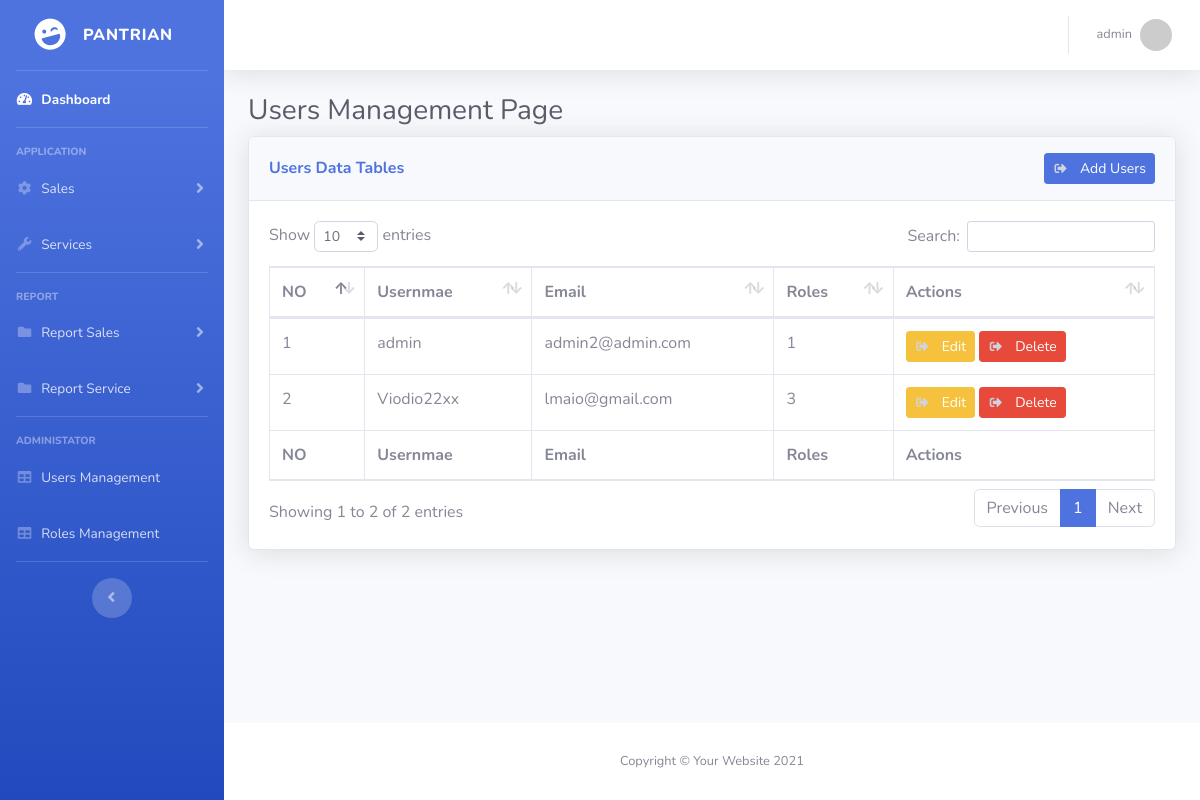
The page /pages/users.php (signed in) on the database its author committed.
### tables this page shows
CREATE TABLE `users` (
  `id` int NOT NULL,
  `username` varchar(255) NOT NULL,
  `email` varchar(255) NOT NULL,
  `password` varchar(255) NOT NULL,
  `role_id` int NOT NULL
);

### pages/users.php (the view, shortened to what this page needs)
<?php
    $title = "Users Management Page";
    require_once("../layout/header.php");
    require_once("../db.php");
    function getUsers() {
        global $db;
        $sql = "SELECT * FROM users";
        $result = $db->query($sql);
        $users = [];
        if ($result->num_rows > 0) {
            while($row = $result->fetch_assoc()) {
                $users[] = $row;
            }
        }
        return $users;
    }
?>
    <div id="wrapper">
        <?php require_once("../layout/sidebar.php"); ?>
        <div id="content-wrapper" class="d-flex flex-column">
            <div id="content">
                <?php  require_once("../layout/topbar.php"); ?>
                <div class="container-fluid">
                    <h1 class="h3 mb-2 text-gray-800"><?= $title ?></h1>
                    <div class="card shadow mb-4">
                        <div class="card-header py-3 d-flex justify-content-between">
                            <h6 class="m-0 my-auto font-weight-bold text-primary ">Users Data Tables</h6>
                            <button class="btn btn-primary btn-sm" data-toggle="modal" data-target="#addModal">
                                <i class="fas fa-sign-out-alt fa-sm fa-fw mr-2 text-gray-400"></i>
                                Add Users
                            </button>
                        </div>
                        <div class="card-body">
                            <div class="table-responsive">
                                <table class="table table-bordered" id="dataTable" width="100%" cellspacing="0">
                                    <thead>
                                        <tr>
                                            <th>NO</th>
                                            <th>Usernmae</th>
                                            <th>Email</th>
                                            <th>Roles</th>
                                            <th>Actions</th>
                                        </tr>
                                    </thead>
                                    <tfoot>
                                        <tr>
                                            <th>NO</th>
                                            <th>Usernmae</th>
                                            <th>Email</th>
                                            <th>Roles</th>
                                            <th>Actions</th>
                                        </tr>
                                    </tfoot>
                                    <tbody>
                                        <?php
                                            $no = 1;
                                            $users = getUsers();
                                            foreach($users as $user) {
                                                echo "<tr>";
                                                echo "<td>".$no."</td>";
                                                echo "<td>".$user['username']."</td>";
                                                echo "<td>".$user['email']."</td>";
                                                echo "<td>".$user['role_id']."</td>";
                                                echo "<td>
                                                    <button class='btn btn-warning btn-sm' data-toggle='modal' data-target='#editModal' data-id='".$user['id']."' data-username='".$user['username']."'  data-email='".$user['email']."' data-role='".$user['role_id']."'>
                                                        <i class='fas fa-sign-out-alt fa-sm fa-fw mr-2 text-gray-400'></i>
                                                        Edit
                                                    </button>
                                                    <button class='btn btn-danger btn-sm' data-toggle='modal' data-target='#deleteModal' data-id='".$user['id']."' data-username='".$user['username']."'  data-email='".$user['email']."'>
                                                        <i class='fas fa-sign-out-alt fa-sm fa-fw mr-2 text-gray-400'></i>
                                                        Delete
                                                    </button>
                                                </td>";
                                                echo "</tr>";
                                                $no++;
                                            }
                                        ?>
                                    </tbody>
                                </table>
                            </div>
                        </div>
                    </div>
                </div>
            </div>
            <?php require_once("../layout/bottombar.php"); ?>
        </div>
    </div>
    <?php
        require_once("../layout/footer.php");
    ?>

### rows shown on the page
users: username "admin", email "admin2@admin.com", role "1"
users: username "Viodio22xx", email "lmaio@gmail.com", role "3"

### other values the page prints
$_SESSION['user']['username'] "admin"
$title "Users Management Page"
